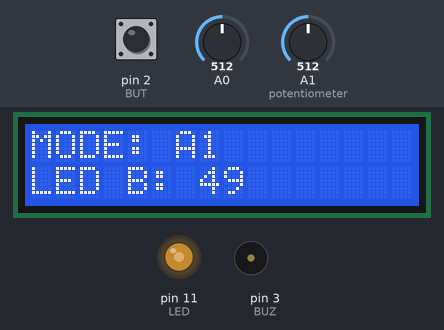
A sketch run on a simulated Arduino Uno, built with avr-gcc and run on an emulated ATmega328P. On the bench: 16×2 character LCD, output pins drawn as LEDs (lit = HIGH), buzzer (waves = sounding, pin HIGH). Inputs (shaded band) come from the test bench; at power-on: A1 (potentiometer) = 512, pin 2 (BUT) HIGH, A0 = 512. What the sketch prints to the serial monitor is not drawn.

Above: at 1.6 s.
1.7 s: A1 (potentiometer) set to 716
At 3.0 s:
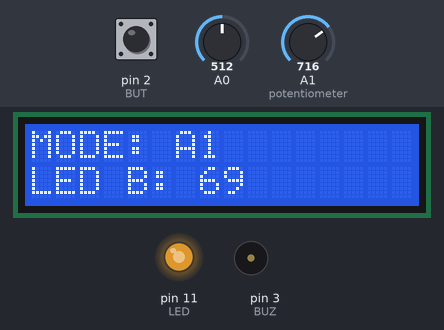
3.5 s: A1 (potentiometer) set to 900
At 4.5 s:
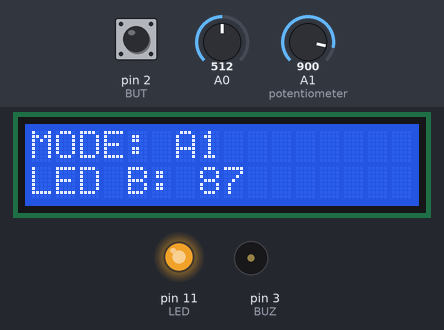
5.5 s: A1 (potentiometer) set to 122
At 7.2 s:
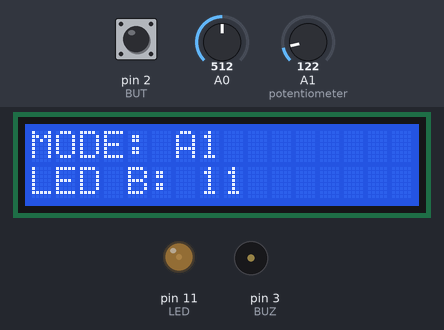
7.5 s: pin 2 (BUT) pulled LOW for 0.15 s
At 8.7 s:
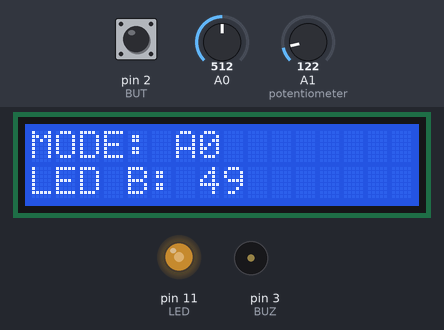
9.5 s: pin 2 (BUT) pulled LOW for 1 s
At 11.4 s:
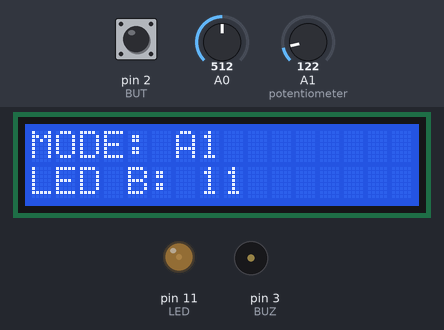
12.0 s: A1 (potentiometer) set to 0
At 12.9 s:
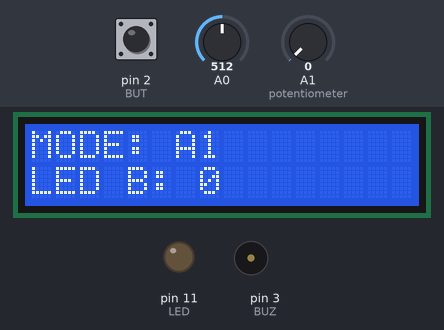
Timing chart, 0 to 14.5 s (numbered marks = the images above; inputs shaded):
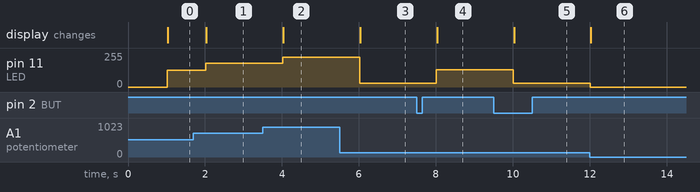

The sketch:

sketch.ino
```cpp
#include <LiquidCrystal_I2C.h>
#include <stdbool.h>

LiquidCrystal_I2C lcd(0x27, 16, 2);

#define LED 11
#define BUZ 3
#define BUT 2

bool button_state = 0;
bool previous_state = 0;

unsigned long previousTime = 0;
const unsigned long interval = 1000;

void setup() {

    pinMode(LED, OUTPUT);
    pinMode(BUT, INPUT_PULLUP);
    pinMode(BUZ, OUTPUT);

    Serial.begin(9600);

    lcd.init();
    lcd.backlight();

    // Read initial button state
    previous_state = digitalRead(BUT);
}

void BrightnessLED(int reading) {

    // Convert ADC value (0-1023) to PWM value (0-255)
    int pwmValue = (reading * 255L) / 1023;
    int brightnessPercent = (pwmValue*100L)/255;


    lcd.setCursor(0, 0);

    if (button_state) {
        lcd.print("MODE: A0       ");
        analogWrite(LED, 255-pwmValue);
    }
    else {
        lcd.print("MODE: A1       ");
        analogWrite(LED, pwmValue);
    }

    lcd.setCursor(0, 1);
    lcd.print("LED B: ");
    lcd.print(brightnessPercent);
    lcd.print("       ");

    Serial.print("Mode: ");
    Serial.print(button_state ? "A0" : "A1");
    Serial.print(" | ADC: ");
    Serial.print(reading);
    Serial.print(" | LED_B: ");
    Serial.print(brightnessPercent);
    Serial.println("%/100%");
}

void loop() {


    bool current_state = digitalRead(BUT);

    // Detect LOW -> HIGH transition
    if (previous_state && !current_state) {

        button_state ^= 1;

        Serial.print("Mode changed to: ");
        Serial.println(button_state ? "A0" : "A1");
    }

    previous_state = current_state;


    int reading;

    if (button_state) {
        reading = analogRead(A0);
    }
    else {
        reading = analogRead(A1);
    }


    unsigned long currentTime = millis();

    if (currentTime - previousTime >= interval) {

        previousTime = currentTime;

        BrightnessLED(reading);
    }
}
```

Measured:
- after the input at 1.7 s, pin 11 (LED): 127/255 → 178/255 after 0.32 s; the display: changes after 0.33 s (image 1)
- after the input at 3.5 s, pin 11 (LED): 178/255 → 224/255 after 0.52 s; the display: changes after 0.53 s (image 2)
- after the input at 5.5 s, pin 11 (LED): 224/255 → 30/255 after 0.52 s; the display: changes after 0.53 s (image 3)
- after the input at 7.5 s, pin 11 (LED): 30/255 → 128/255 after 0.52 s; the display: changes after 0.53 s (image 4)
- after the input at 9.5 s, pin 11 (LED): 128/255 → 30/255 after 0.52 s; the display: changes after 0.53 s (image 5)
- after the input at 12.0 s, pin 11 (LED): 30/255 → 0/255 at once; the display: changes at once (image 6)
